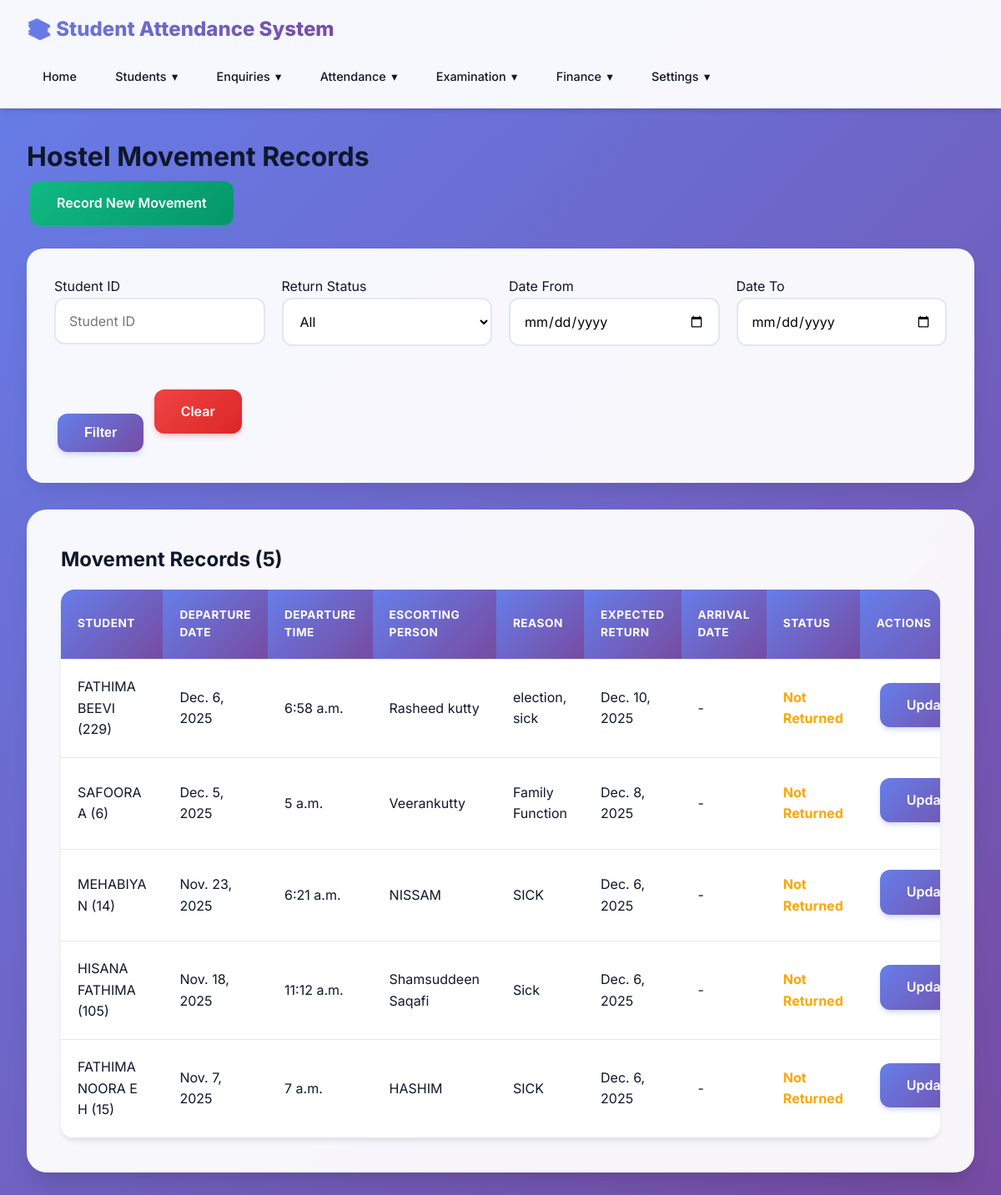
Page /hostel-movements/ on the committed database.
### students/models.py (models this page shows, shortened)
class HostelMovement(models.Model):
    student = models.ForeignKey(Student, on_delete=models.CASCADE, related_name='hostel_movements',
                                limit_choices_to={'student_type': 'hostel'})
    departure_date = models.DateField()
    departure_time = models.TimeField()
    escorting_person = models.CharField(max_length=200)
    reason = models.TextField()
    expected_return_date = models.DateField(null=True, blank=True)
    arrival_date = models.DateField(null=True, blank=True)
    arrival_time = models.TimeField(null=True, blank=True)
    sign = models.CharField(max_length=200, blank=True)  # Student signature or name
    is_returned = models.BooleanField(default=False)
    remarks = models.TextField(blank=True)
    created_at = models.DateTimeField(auto_now_add=True)
    updated_at = models.DateTimeField(auto_now=True)
    class Meta:
        ordering = ['-departure_date', '-departure_time']
        indexes = [
            models.Index(fields=['student', 'departure_date']),
            models.Index(fields=['is_returned']),
        ]

class Student(models.Model):
    STUDENT_TYPE_CHOICES = [
        ('hostel', 'Hostel'),
        ('day_scholar', 'Day Scholar'),
    ]
    student_id = models.CharField(max_length=50, unique=True)
    first_name = models.CharField(max_length=100)
    last_name = models.CharField(max_length=100)
    student_type = models.CharField(max_length=20, choices=STUDENT_TYPE_CHOICES, default='day_scholar')
    email = models.EmailField(blank=True)
    phone = models.CharField(max_length=20, blank=True)
    address = models.TextField(blank=True)
    created_at = models.DateTimeField(auto_now_add=True)
    updated_at = models.DateTimeField(auto_now=True)
    is_active = models.BooleanField(default=True)
    class Meta:
        ordering = ['last_name', 'first_name']
    @property
    def full_name(self):
        return f"{self.first_name} {self.last_name}"

### students/views.py (the view)
# urls.py: path('hostel-movements/', views.hostel_movement_list, name='hostel_movement_list'),
def hostel_movement_list(request):
    movements = HostelMovement.objects.select_related('student')
    student_id = request.GET.get('student_id')
    is_returned = request.GET.get('is_returned')
    date_from = request.GET.get('date_from')
    date_to = request.GET.get('date_to')
    if student_id:
        movements = movements.filter(student__student_id__icontains=student_id)
    if is_returned is not None:
        movements = movements.filter(is_returned=is_returned == '1')
    if date_from:
        movements = movements.filter(departure_date__gte=date_from)
    if date_to:
        movements = movements.filter(departure_date__lte=date_to)
    movements = movements.order_by('-departure_date', '-departure_time')
    context = {
        'movements': movements,
        'current_filters': {
            'student_id': student_id,
            'is_returned': is_returned,
            'date_from': date_from,
            'date_to': date_to,
        }
    }
    return render(request, 'students/hostel_movement_list.html', context)

### students/templates/students/hostel_movement_list.html (shortened to what this page needs)
{% extends 'students/base.html' %}
{% block content %}
<h1>Hostel Movement Records</h1>
<div style="margin-bottom: 1rem;">
    <a href="{% url 'students:hostel_movement_create' %}" class="btn btn-success">Record New Movement</a>
</div>
<div class="filter-form">
    <form method="get">
        <div class="form-row">
            <div class="form-group">
                <label>Student ID</label>
                <input type="text" name="student_id" value="{{ current_filters.student_id|default_if_none:''  }}" placeholder="Student ID">
            </div>
            <div class="form-group">
                <label>Return Status</label>
                <select name="is_returned">
                    <option value="">All</option>
                </select>
            </div>
            <div class="form-group">
                <label>Date From</label>
                <input type="date" name="date_from" value="{{ current_filters.date_from }}">
            </div>
            <div class="form-group">
                <label>Date To</label>
                <input type="date" name="date_to" value="{{ current_filters.date_to }}">
            </div>
        </div>
        <button type="submit" class="btn">Filter</button>
        <a href="{% url 'students:hostel_movement_list' %}" class="btn btn-danger">Clear</a>
    </form>
</div>
<div class="card">
    <h2>Movement Records ({{ movements.count }})</h2>
    <div class="table-wrapper">
    <table>
        <thead>
            <tr>
                <th>Student</th>
                <th>Departure Date</th>
                <th>Departure Time</th>
                <th>Escorting Person</th>
                <th>Reason</th>
                <th>Expected Return</th>
                <th>Arrival Date</th>
                <th>Status</th>
                <th>Actions</th>
            </tr>
        </thead>
        <tbody>
            {% for movement in movements %}
            <tr>
                <td>{{ movement.student.full_name }} ({{ movement.student.student_id }})</td>
                <td>{{ movement.departure_date }}</td>
                <td>{{ movement.departure_time }}</td>
                <td>{{ movement.escorting_person }}</td>
                <td>{{ movement.reason|truncatewords:10 }}</td>
                <td>{{ movement.expected_return_date|default:"-" }}</td>
                <td>{{ movement.arrival_date|default:"-" }}</td>
                <td>
                    {% if movement.is_returned %}
                        <span style="color: green; font-weight: bold;">Returned</span>
                    {% else %}
                        <span style="color: orange; font-weight: bold;">Not Returned</span>
                    {% endif %}
                </td>
                <td>
                    <a href="{% url 'students:hostel_movement_update' movement.pk %}" class="btn">Update</a>
                </td>
            </tr>
            {% empty %}
            <tr>
                <td colspan="9" style="text-align: center;">No movement records found.</td>
            </tr>
            {% endfor %}
        </tbody>
    </table>
    </div>
</div>
{% endblock %}

### students/templates/students/base.html (shortened to what this page needs)
<!DOCTYPE html>
<html lang="en">
<head>
    {% load static %}
</head>
<body>
    <nav class="navbar">
        <div class="navbar-content">
            <h1>📚 Student Attendance System</h1>
            <div class="nav-links">
                <a href="{% url 'students:home' %}">Home</a>
                <div class="dropdown">
                    <button class="dropdown-btn">Students <span>▾</span></button>
                </div>
                <div class="dropdown">
                    <button class="dropdown-btn">Enquiries <span>▾</span></button>
                </div>
                <div class="dropdown">
                    <button class="dropdown-btn">Attendance <span>▾</span></button>
                </div>
                <div class="dropdown">
                    <button class="dropdown-btn">Examination <span>▾</span></button>
                </div>
                <div class="dropdown">
                    <button class="dropdown-btn">Finance <span>▾</span></button>
                </div>
                <div class="dropdown">
                    <button class="dropdown-btn">Settings <span>▾</span></button>
                </div>
            </div>
        </div>
    </nav>
    <div class="container">
        {% block content %}{% endblock %}
    </div>
</body>
</html>

### rows in the picture
HostelMovement: student.full_name "FATHIMA BEEVI", student.student_id "229", departure_date "Dec. 6, 2025", departure_time "6:58 a.m.", escorting_person "Rasheed kutty", reason "election, sick", expected_return_date "Dec. 10, 2025", arrival_date "-", is_returned "Not Returned"
HostelMovement: student.full_name "SAFOORA A", student.student_id "6", departure_date "Dec. 5, 2025", departure_time "5 a.m.", escorting_person "Veerankutty", reason "Family Function", expected_return_date "Dec. 8, 2025", arrival_date "-", is_returned "Not Returned"
HostelMovement: student.full_name "MEHABIYA N", student.student_id "14", departure_date "Nov. 23, 2025", departure_time "6:21 a.m.", escorting_person "NISSAM", reason "SICK", expected_return_date "Dec. 6, 2025", arrival_date "-", is_returned "Not Returned"
HostelMovement: student.full_name "HISANA FATHIMA", student.student_id "105", departure_date "Nov. 18, 2025", departure_time "11:12 a.m.", escorting_person "Shamsuddeen Saqafi", reason "Sick", expected_return_date "Dec. 6, 2025", arrival_date "-", is_returned "Not Returned"
HostelMovement: student.full_name "FATHIMA NOORA E H", student.student_id "15", departure_date "Nov. 7, 2025", departure_time "7 a.m.", escorting_person "HASHIM", reason "SICK", expected_return_date "Dec. 6, 2025", arrival_date "-", is_returned "Not Returned"

### other values in the picture
{{ movements.count }} "5"
